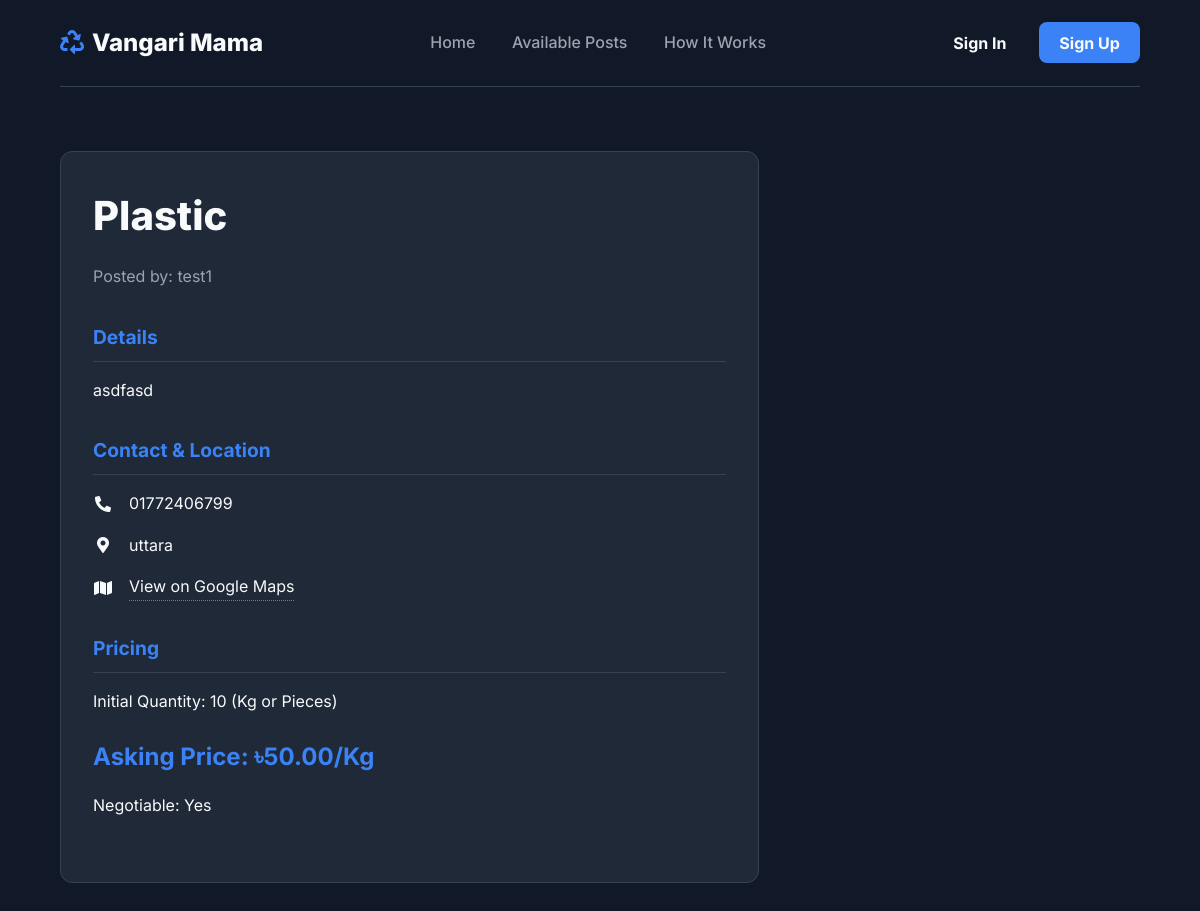
/post/1, run on the app's committed database.
### models.py (models this page shows, shortened)
class TrashPost(db.Model):
    id = db.Column(db.Integer, primary_key=True)
    user_id = db.Column(db.Integer, db.ForeignKey('user.id'), nullable=False)
    trash_type = db.Column(db.String(50), nullable=False)
    quantity = db.Column(db.Integer, nullable=False)
    location = db.Column(db.String(255), nullable=False)
    description = db.Column(db.Text)
    status = db.Column(db.String(20), default='available', nullable=False)
    collector_id = db.Column(db.Integer, db.ForeignKey('user.id'))
    price_per_kg = db.Column(db.Numeric(10, 2), nullable=False)
    is_negotiable = db.Column(db.Boolean, default=False, nullable=False)
    created_at = db.Column(db.DateTime, default=datetime.utcnow)
    completed_at = db.Column(db.DateTime)
    final_weight_kg = db.Column(db.Float, nullable=True)
    final_price_per_kg = db.Column(db.Numeric(10, 2), nullable=True)
    total_transaction_value = db.Column(db.Numeric(10, 2), nullable=True)
    platform_profit = db.Column(db.Numeric(10, 2), nullable=True)
    phone_number = db.Column(db.String(20), nullable=True)
    google_map_link = db.Column(db.String(500), nullable=True)

class User(UserMixin, db.Model):
    id = db.Column(db.Integer, primary_key=True)
    username = db.Column(db.String(64), unique=True, nullable=False)
    email = db.Column(db.String(120), unique=True, nullable=False)
    password_hash = db.Column(db.String(256), nullable=False)
    user_type = db.Column(db.String(20), default='user', nullable=False)
    is_admin = db.Column(db.Boolean, default=False)
    total_earnings = db.Column(db.Numeric(10, 2), default=0.00)
    created_at = db.Column(db.DateTime, default=datetime.utcnow)
    posts = db.relationship('TrashPost', foreign_keys='TrashPost.user_id', backref='owner', lazy='dynamic')
    collections = db.relationship('TrashPost', foreign_keys='TrashPost.collector_id', backref='collector', lazy='dynamic')

### routes.py (the view)
@app.route('/post/<int:post_id>')
def view_post(post_id):
    post = TrashPost.query.get_or_404(post_id)
    return render_template('view_post.html', title=post.trash_type, post=post)

### templates/view_post.html (shortened to what this page needs)
{% extends "base.html" %}
{% block content %}
<div class="container">
    <div class="post-details-grid">
        <div class="post-info-card">
            <h1 class="post-title">{{ post.trash_type.title() }}</h1>
            <p class="posted-by">Posted by: {{ post.owner.username }}</p>
            <div class="info-section">
                <h3>Details</h3>
                <p>{{ post.description }}</p>
            </div>
            <div class="info-section">
                <h3>Contact & Location</h3>
                <p><i class="fas fa-phone-alt fa-fw"></i> {{ post.phone_number }}</p>
                <p><i class="fas fa-map-marker-alt fa-fw"></i> {{ post.location }}</p>
                {% if post.google_map_link %}
                <p><i class="fas fa-map fa-fw"></i> <a href="{{ post.google_map_link }}" target="_blank">View on Google Maps</a></p>
                {% endif %}
            </div>
            <div class="info-section">
                <h3>Pricing</h3>
                <p>Initial Quantity: {{ post.quantity }} (Kg or Pieces)</p>
                <p class="asking-price">Asking Price: ৳{{ "%.2f"|format(post.price_per_kg) }}/Kg</p>
                <p>Negotiable: {{ 'Yes' if post.is_negotiable else 'No' }}</p>
            </div>
        </div>
    </div>
</div>
{% endblock %}

### templates/base.html (style rules this page uses)
:root { --dark-bg: #111827; --dark-card: #1F2937; --primary-blue: #3B82F6; --primary-hover: #2563EB; --text-light: #F9FAFB; --text-muted: #9CA3AF; --border-color: #374151; }
body { background-color: var(--dark-bg); color: var(--text-light); font-family: 'Inter', sans-serif; margin: 0; line-height: 1.6; }
.container { width: 90%; max-width: 1200px; margin: 0 auto; }
.post-details-grid { display: grid; grid-template-columns: 2fr 1fr; gap: 2rem; align-items: flex-start; }
.post-info-card, .transaction-card { background-color: var(--dark-card); padding: 2rem; border-radius: 0.75rem; border: 1px solid var(--border-color); }
.post-title { font-size: 2.5rem; font-weight: 800; margin-top: 0; margin-bottom: 0.5rem; color: var(--text-light); }
.posted-by { color: var(--text-muted); margin-bottom: 2rem; font-size: 1rem; }
.info-section { margin-bottom: 2rem; }
.info-section h3 { font-size: 1.2rem; color: var(--primary-blue); margin-bottom: 1rem; border-bottom: 1px solid var(--border-color); padding-bottom: 0.5rem; }
.info-section p { display: flex; align-items: center; margin-bottom: 0.5rem; }
.info-section p i { margin-right: 1rem; width: 20px; }
.info-section a { color: var(--text-light); text-decoration: none; border-bottom: 1px dotted var(--primary-blue); }
.asking-price { font-size: 1.5rem; font-weight: 700; color: var(--primary-blue); }

### data on the page
TrashPost: trash_type "Plastic", description "asdfasd", phone_number "01772406799", location "uttara", quantity "10", price_per_kg "50.00", is_negotiable "Yes"
User: owner.username "test1"
